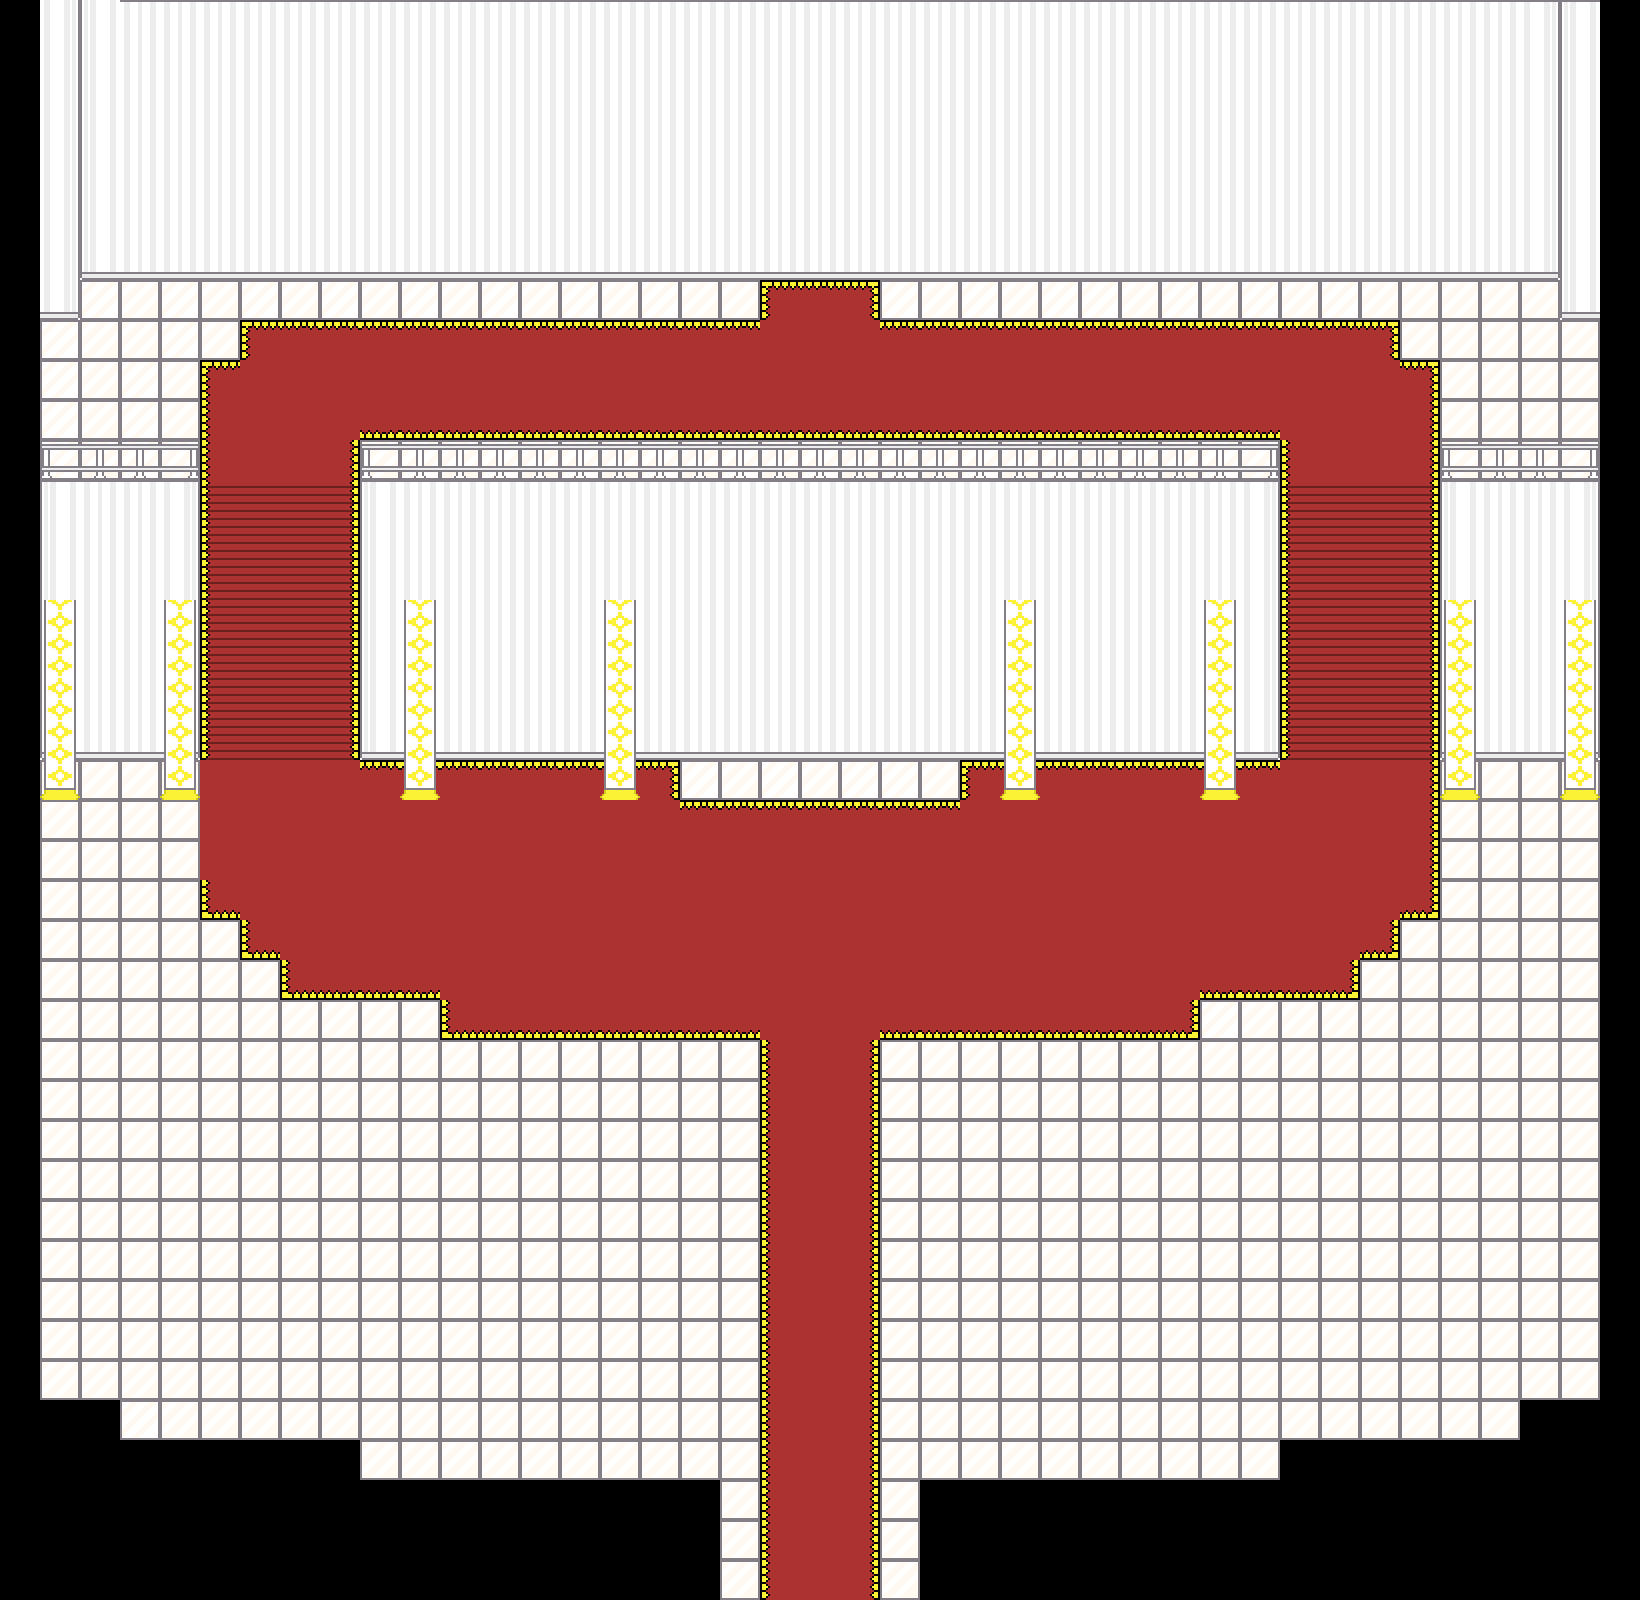

This is a level from a 2D game, rendered from its Tiled map with the project's own tilesets. A one-line summary and the map file follow, with tile-layer data summarised:
An orthogonal 41x40 tile map with 40x40 px tiles, 3 tile layers (floor, pillars_lower, barrier), 1 hidden layer not drawn, 2 tilesets and 28 objects (lightswitch, savepoint, transition, entry, spawn).

<map version="1.10" tiledversion="1.10.0" orientation="orthogonal" renderorder="right-down" width="41" height="40" tilewidth="40" tileheight="40" infinite="0" nextlayerid="10" nextobjectid="30">
 <editorsettings>
  <export target="stadium_light.lua" format="lua" />
 </editorsettings>
 <properties>
  <property name="light" type="bool" value="true" />
  <property name="name" value="Light World Tournament" />
 </properties>
 <tileset firstgid="1" source="../tilesets/stadium_light.tsx" />
 <tileset firstgid="43" source="../tilesets/stadium-pillars_light.tsx" />
 <layer id="1" name="floor" width="41" height="40">
  <data>[1640 cells, 1438 non-empty, 23 distinct tile ids]</data>
 </layer>
 <layer id="7" name="pillars_lower" width="41" height="40">
  <data>[1640 cells, 40 non-empty, 5 distinct tile ids]</data>
 </layer>
 <objectgroup color="#ff00ff" id="5" name="objects">
  <object id="2" name="lightswitch" x="820" y="280">
   <point />
  </object>
  <object id="26" name="savepoint" x="800" y="920" width="40" height="40">
   <properties>
    <property name="text1">* (This place is unfinished af)
* (Get out of here)</property>
   </properties>
  </object>
  <object id="27" name="transition" x="720" y="1600" width="200" height="40">
   <properties>
    <property name="map" value="stadium_entry" />
    <property name="marker" value="entry" />
   </properties>
  </object>
 </objectgroup>
 <layer id="4" name="barrier" width="41" height="40">
  <data>[1640 cells, 31 non-empty, 3 distinct tile ids]</data>
 </layer>
 <layer id="2" name="pillars_upper" width="41" height="40" visible="0">
  <data>[1640 cells, 120 non-empty, 7 distinct tile ids]</data>
 </layer>
 <objectgroup color="#0000ff" id="8" name="collisions">
  <object id="3" x="40" y="240" width="1560" height="40" />
  <object id="4" x="1600" y="240" width="40" height="1160" />
  <object id="5" x="1520" y="1400" width="80" height="40" />
  <object id="6" x="1280" y="1440" width="240" height="40" />
  <object id="7" x="920" y="1480" width="360" height="40" />
  <object id="8" x="920" y="1520" width="40" height="80" />
  <object id="9" x="680" y="1520" width="40" height="80" />
  <object id="10" x="360" y="1480" width="360" height="40" />
  <object id="11" x="120" y="1440" width="240" height="40" />
  <object id="12" x="40" y="1400" width="80" height="40" />
  <object id="13" x="0" y="280" width="40" height="1120" />
  <object id="14" x="360" y="480" width="920" height="40" />
  <object id="15" x="1240" y="480" width="40" height="280" />
  <object id="16" x="360" y="720" width="880" height="40" />
  <object id="17" x="360" y="480" width="40" height="240" />
  <object id="18" x="40" y="720" width="160" height="40" />
  <object id="19" x="160" y="480" width="40" height="240" />
  <object id="20" x="40" y="480" width="120" height="40" />
  <object id="21" x="40" y="520" width="40" height="200" />
  <object id="22" x="1440" y="480" width="160" height="40" />
  <object id="23" x="1560" y="520" width="40" height="240" />
  <object id="24" x="1480" y="720" width="80" height="40" />
  <object id="25" x="1440" y="520" width="40" height="240" />
 </objectgroup>
 <objectgroup color="#aa00ff" id="9" name="markers">
  <object id="28" name="entry" x="820.5" y="1560">
   <point />
  </object>
  <object id="29" name="spawn" x="840" y="880">
   <point />
  </object>
 </objectgroup>
</map>
